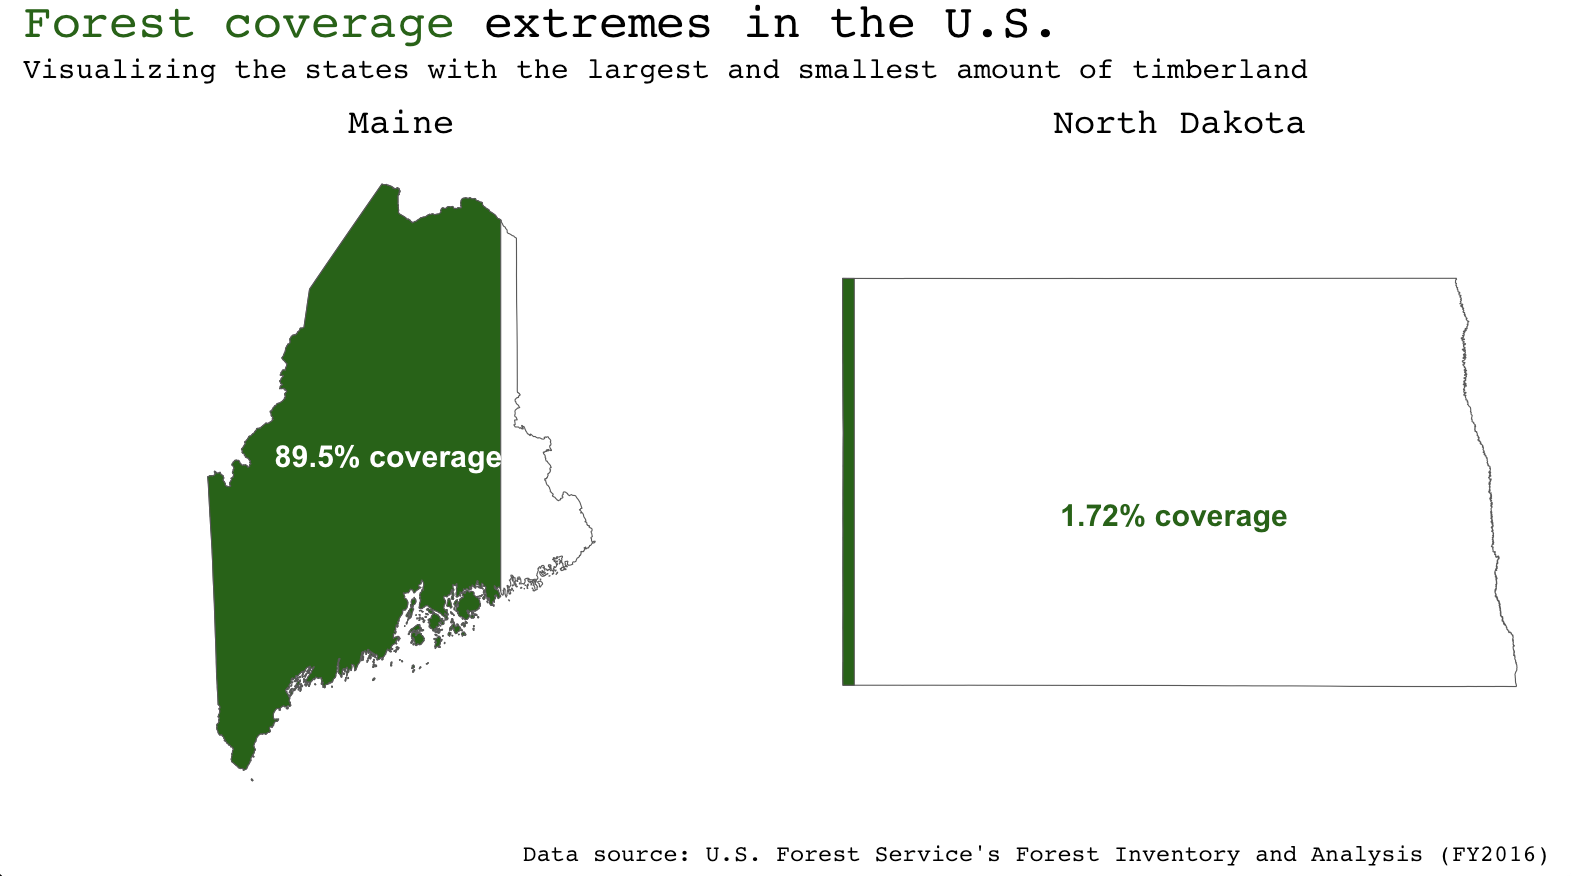

This figure's R source:
library(tidyverse)
library(sf)
library(patchwork)
library(ggtext)

# Source: StackOverflow answer from Stewart McDonald: https://stackoverflow.com/questions/56238146/r-fill-map-with-color-by-percentage
increment <- 10*80 # smaller numbers mean more accurate map

# load shapefile
gerShp <- st_read('~/Downloads/cb_2018_us_state_500k/cb_2018_us_state_500k.shp')
gerShp <- st_transform(gerShp, 3857) # crs for states is 3857
gerShp_ME <- gerShp %>% dplyr::filter(NAME=='Maine')
gerShp_ND <- gerShp %>% dplyr::filter(NAME=='North Dakota')

# Maine -------------------------------------------------------------------
totalArea <- st_area(gerShp_ME) # calculate total area
areaprop <- totalArea * 0.8946

bbox <- st_bbox(gerShp_ME) # add bounding box

thisArea <- totalArea - totalArea # zero with correct units
i <- 1

while (thisArea < areaprop) { # while loop is below area prop
  thisBBox <- bbox
  thisBBox['xmax'] <- thisBBox$xmin + (increment * i) # start from left and go right
  thisSubarea <- st_crop(gerShp_ME, y=thisBBox) # crop to bounding box
  thisArea <- st_area(thisSubarea)
  print(thisArea)
  i <- i + 1
}

f_thisSubarea = fortify(thisSubarea) # prepare shapefile
g1 <- ggplot() +
  geom_sf(data=gerShp_ME,fill='white') + # graph full shape file
  geom_sf(data=f_thisSubarea,fill='darkgreen') + # graph prop shape file on top of full shape file
  # remove all grids, axis labels, text, etc.
  theme(axis.line=element_blank(),
        axis.text.x=element_blank(),
        axis.text.y=element_blank(),
        axis.ticks=element_blank(),
        axis.title.x=element_blank(),
        axis.title.y=element_blank(),
        legend.position="none",
        panel.background=element_blank(),
        panel.border=element_blank(),
        panel.grid.major=element_blank(),
        panel.grid.minor=element_blank(),
        plot.background=element_blank(),
        plot.title = element_text(hjust = 0.5)) + # force title to center
  annotate("text",x=-7698013, y=5665378, label="atop(bold('89.5% coverage'))", col="white",size=4,parse=TRUE);g1 # annotate word over plots

thisArea / totalArea # calculate actual percentage


# North Dakota ------------------------------------------------------------
totalArea <- st_area(gerShp_ND) # calculate total area
areaprop <- totalArea * 0.0172

bbox <- st_bbox(gerShp_ND) # add bounding box

thisArea <- totalArea - totalArea # zero with correct units
i <- 1

while (thisArea < areaprop) { # while loop is below area prop
  thisBBox <- bbox
  thisBBox['xmax'] <- thisBBox$xmin + (increment * i) # start from left and go right
  thisSubarea <- st_crop(gerShp_ND, y=thisBBox) # crop to bounding box
  thisArea <- st_area(thisSubarea)
  print(thisArea)
  i <- i + 1
}

f_thisSubarea = fortify(thisSubarea)
g2 <- ggplot() +
  geom_sf(data=gerShp_ND,fill='white') + # graph full shape file
  geom_sf(data=f_thisSubarea,fill='darkgreen') + # graph prop shape file on top of full shape file
  # remove all grids, axis labels, text, etc.
  theme(axis.line=element_blank(),
        axis.text.x=element_blank(),
        axis.text.y=element_blank(),
        axis.ticks=element_blank(),
        axis.title.x=element_blank(),
        axis.title.y=element_blank(),
        legend.position="none",
        panel.background=element_blank(),
        panel.border=element_blank(),
        panel.grid.major=element_blank(),
        panel.grid.minor=element_blank(),
        plot.background=element_blank(),
        plot.title = element_text(hjust = 0.5)) + # force title to center
  annotate("text",x=-11172646, y=5951780, label="atop(bold('1.72% coverage'))", col="darkgreen",size=4,parse=TRUE);g2 # annotate word over plots

thisArea / totalArea # calculate actual percentage

# combine plots -----------------------------------------------------------
# use patchwork, ggtext
(g1 + ggtitle("Maine")) + (g2 + ggtitle("North Dakota")) + plot_layout(widths = 1) +
  plot_annotation(title = "<span style='color:#006400;'>Forest coverage</span> extremes in the U.S.",
                  subtitle = "Visualizing the states with the largest and smallest amount of timberland",
                  caption = "Data source: U.S. Forest Service's Forest Inventory and Analysis (FY2016)",
                  theme = theme(plot.title = element_text(size = 18))) & 
  theme(text = element_text('mono'),plot.title = element_markdown(lineheight = 1.1))
